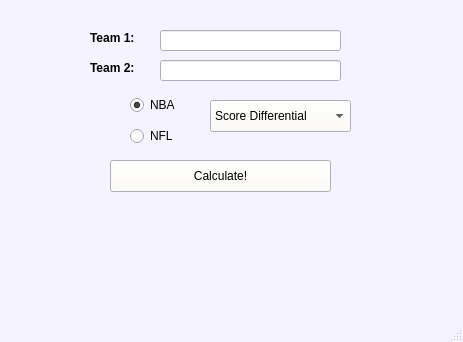
<?xml version="1.0" encoding="UTF-8"?>
<ui version="4.0">
 <class>MainWindow</class>
 <widget class="QMainWindow" name="MainWindow">
  <property name="geometry">
   <rect>
    <x>0</x>
    <y>0</y>
    <width>463</width>
    <height>342</height>
   </rect>
  </property>
  <property name="palette">
   <palette>
    <active>
     <colorrole role="WindowText">
      <brush brushstyle="SolidPattern">
       <color alpha="255">
        <red>0</red>
        <green>0</green>
        <blue>0</blue>
       </color>
      </brush>
     </colorrole>
     <colorrole role="Button">
      <brush brushstyle="SolidPattern">
       <color alpha="255">
        <red>255</red>
        <green>252</green>
        <blue>243</blue>
       </color>
      </brush>
     </colorrole>
     <colorrole role="Light">
      <brush brushstyle="SolidPattern">
       <color alpha="255">
        <red>243</red>
        <green>240</green>
        <blue>246</blue>
       </color>
      </brush>
     </colorrole>
     <colorrole role="Midlight">
      <brush brushstyle="SolidPattern">
       <color alpha="255">
        <red>255</red>
        <green>253</green>
        <blue>249</blue>
       </color>
      </brush>
     </colorrole>
     <colorrole role="Dark">
      <brush brushstyle="SolidPattern">
       <color alpha="255">
        <red>127</red>
        <green>126</green>
        <blue>121</blue>
       </color>
      </brush>
     </colorrole>
     <colorrole role="Mid">
      <brush brushstyle="SolidPattern">
       <color alpha="255">
        <red>170</red>
        <green>168</green>
        <blue>162</blue>
       </color>
      </brush>
     </colorrole>
     <colorrole role="Text">
      <brush brushstyle="SolidPattern">
       <color alpha="255">
        <red>0</red>
        <green>0</green>
        <blue>0</blue>
       </color>
      </brush>
     </colorrole>
     <colorrole role="BrightText">
      <brush brushstyle="SolidPattern">
       <color alpha="255">
        <red>255</red>
        <green>255</green>
        <blue>255</blue>
       </color>
      </brush>
     </colorrole>
     <colorrole role="ButtonText">
      <brush brushstyle="SolidPattern">
       <color alpha="255">
        <red>0</red>
        <green>0</green>
        <blue>0</blue>
       </color>
      </brush>
     </colorrole>
     <colorrole role="Base">
      <brush brushstyle="SolidPattern">
       <color alpha="255">
        <red>255</red>
        <green>255</green>
        <blue>255</blue>
       </color>
      </brush>
     </colorrole>
     <colorrole role="Window">
      <brush brushstyle="SolidPattern">
       <color alpha="255">
        <red>244</red>
        <green>243</green>
        <blue>255</blue>
       </color>
      </brush>
     </colorrole>
     <colorrole role="Shadow">
      <brush brushstyle="SolidPattern">
       <color alpha="255">
        <red>0</red>
        <green>0</green>
        <blue>0</blue>
       </color>
      </brush>
     </colorrole>
     <colorrole role="AlternateBase">
      <brush brushstyle="SolidPattern">
       <color alpha="255">
        <red>255</red>
        <green>253</green>
        <blue>249</blue>
       </color>
      </brush>
     </colorrole>
     <colorrole role="ToolTipBase">
      <brush brushstyle="SolidPattern">
       <color alpha="255">
        <red>255</red>
        <green>255</green>
        <blue>220</blue>
       </color>
      </brush>
     </colorrole>
     <colorrole role="ToolTipText">
      <brush brushstyle="SolidPattern">
       <color alpha="255">
        <red>0</red>
        <green>0</green>
        <blue>0</blue>
       </color>
      </brush>
     </colorrole>
     <colorrole role="PlaceholderText">
      <brush brushstyle="SolidPattern">
       <color alpha="128">
        <red>0</red>
        <green>0</green>
        <blue>0</blue>
       </color>
      </brush>
     </colorrole>
    </active>
    <inactive>
     <colorrole role="WindowText">
      <brush brushstyle="SolidPattern">
       <color alpha="255">
        <red>0</red>
        <green>0</green>
        <blue>0</blue>
       </color>
      </brush>
     </colorrole>
     <colorrole role="Button">
      <brush brushstyle="SolidPattern">
       <color alpha="255">
        <red>255</red>
        <green>252</green>
        <blue>243</blue>
       </color>
      </brush>
     </colorrole>
     <colorrole role="Light">
      <brush brushstyle="SolidPattern">
       <color alpha="255">
        <red>243</red>
        <green>240</green>
        <blue>246</blue>
       </color>
      </brush>
     </colorrole>
     <colorrole role="Midlight">
      <brush brushstyle="SolidPattern">
       <color alpha="255">
        <red>255</red>
        <green>253</green>
        <blue>249</blue>
       </color>
      </brush>
     </colorrole>
     <colorrole role="Dark">
      <brush brushstyle="SolidPattern">
       <color alpha="255">
        <red>127</red>
        <green>126</green>
        <blue>121</blue>
       </color>
      </brush>
     </colorrole>
     <colorrole role="Mid">
      <brush brushstyle="SolidPattern">
       <color alpha="255">
        <red>170</red>
        <green>168</green>
        <blue>162</blue>
       </color>
      </brush>
     </colorrole>
     <colorrole role="Text">
      <brush brushstyle="SolidPattern">
       <color alpha="255">
        <red>0</red>
        <green>0</green>
        <blue>0</blue>
       </color>
      </brush>
     </colorrole>
     <colorrole role="BrightText">
      <brush brushstyle="SolidPattern">
       <color alpha="255">
        <red>255</red>
        <green>255</green>
        <blue>255</blue>
       </color>
      </brush>
     </colorrole>
     <colorrole role="ButtonText">
      <brush brushstyle="SolidPattern">
       <color alpha="255">
        <red>0</red>
        <green>0</green>
        <blue>0</blue>
       </color>
      </brush>
     </colorrole>
     <colorrole role="Base">
      <brush brushstyle="SolidPattern">
       <color alpha="255">
        <red>255</red>
        <green>255</green>
        <blue>255</blue>
       </color>
      </brush>
     </colorrole>
     <colorrole role="Window">
      <brush brushstyle="SolidPattern">
       <color alpha="255">
        <red>244</red>
        <green>243</green>
        <blue>255</blue>
       </color>
      </brush>
     </colorrole>
     <colorrole role="Shadow">
      <brush brushstyle="SolidPattern">
       <color alpha="255">
        <red>0</red>
        <green>0</green>
        <blue>0</blue>
       </color>
      </brush>
     </colorrole>
     <colorrole role="AlternateBase">
      <brush brushstyle="SolidPattern">
       <color alpha="255">
        <red>255</red>
        <green>253</green>
        <blue>249</blue>
       </color>
      </brush>
     </colorrole>
     <colorrole role="ToolTipBase">
      <brush brushstyle="SolidPattern">
       <color alpha="255">
        <red>255</red>
        <green>255</green>
        <blue>220</blue>
       </color>
      </brush>
     </colorrole>
     <colorrole role="ToolTipText">
      <brush brushstyle="SolidPattern">
       <color alpha="255">
        <red>0</red>
        <green>0</green>
        <blue>0</blue>
       </color>
      </brush>
     </colorrole>
     <colorrole role="PlaceholderText">
      <brush brushstyle="SolidPattern">
       <color alpha="128">
        <red>0</red>
        <green>0</green>
        <blue>0</blue>
       </color>
      </brush>
     </colorrole>
    </inactive>
    <disabled>
     <colorrole role="WindowText">
      <brush brushstyle="SolidPattern">
       <color alpha="255">
        <red>127</red>
        <green>126</green>
        <blue>121</blue>
       </color>
      </brush>
     </colorrole>
     <colorrole role="Button">
      <brush brushstyle="SolidPattern">
       <color alpha="255">
        <red>255</red>
        <green>252</green>
        <blue>243</blue>
       </color>
      </brush>
     </colorrole>
     <colorrole role="Light">
      <brush brushstyle="SolidPattern">
       <color alpha="255">
        <red>243</red>
        <green>240</green>
        <blue>246</blue>
       </color>
      </brush>
     </colorrole>
     <colorrole role="Midlight">
      <brush brushstyle="SolidPattern">
       <color alpha="255">
        <red>255</red>
        <green>253</green>
        <blue>249</blue>
       </color>
      </brush>
     </colorrole>
     <colorrole role="Dark">
      <brush brushstyle="SolidPattern">
       <color alpha="255">
        <red>127</red>
        <green>126</green>
        <blue>121</blue>
       </color>
      </brush>
     </colorrole>
     <colorrole role="Mid">
      <brush brushstyle="SolidPattern">
       <color alpha="255">
        <red>170</red>
        <green>168</green>
        <blue>162</blue>
       </color>
      </brush>
     </colorrole>
     <colorrole role="Text">
      <brush brushstyle="SolidPattern">
       <color alpha="255">
        <red>127</red>
        <green>126</green>
        <blue>121</blue>
       </color>
      </brush>
     </colorrole>
     <colorrole role="BrightText">
      <brush brushstyle="SolidPattern">
       <color alpha="255">
        <red>255</red>
        <green>255</green>
        <blue>255</blue>
       </color>
      </brush>
     </colorrole>
     <colorrole role="ButtonText">
      <brush brushstyle="SolidPattern">
       <color alpha="255">
        <red>127</red>
        <green>126</green>
        <blue>121</blue>
       </color>
      </brush>
     </colorrole>
     <colorrole role="Base">
      <brush brushstyle="SolidPattern">
       <color alpha="255">
        <red>244</red>
        <green>243</green>
        <blue>255</blue>
       </color>
      </brush>
     </colorrole>
     <colorrole role="Window">
      <brush brushstyle="SolidPattern">
       <color alpha="255">
        <red>244</red>
        <green>243</green>
        <blue>255</blue>
       </color>
      </brush>
     </colorrole>
     <colorrole role="Shadow">
      <brush brushstyle="SolidPattern">
       <color alpha="255">
        <red>0</red>
        <green>0</green>
        <blue>0</blue>
       </color>
      </brush>
     </colorrole>
     <colorrole role="AlternateBase">
      <brush brushstyle="SolidPattern">
       <color alpha="255">
        <red>255</red>
        <green>252</green>
        <blue>243</blue>
       </color>
      </brush>
     </colorrole>
     <colorrole role="ToolTipBase">
      <brush brushstyle="SolidPattern">
       <color alpha="255">
        <red>255</red>
        <green>255</green>
        <blue>220</blue>
       </color>
      </brush>
     </colorrole>
     <colorrole role="ToolTipText">
      <brush brushstyle="SolidPattern">
       <color alpha="255">
        <red>0</red>
        <green>0</green>
        <blue>0</blue>
       </color>
      </brush>
     </colorrole>
     <colorrole role="PlaceholderText">
      <brush brushstyle="SolidPattern">
       <color alpha="128">
        <red>0</red>
        <green>0</green>
        <blue>0</blue>
       </color>
      </brush>
     </colorrole>
    </disabled>
   </palette>
  </property>
  <property name="font">
   <font>
    <family>Helvetica</family>
    <italic>false</italic>
   </font>
  </property>
  <property name="windowTitle">
   <string>GameWidget</string>
  </property>
  <widget class="QWidget" name="centralwidget">
   <widget class="QLineEdit" name="team1">
    <property name="geometry">
     <rect>
      <x>160</x>
      <y>30</y>
      <width>181</width>
      <height>21</height>
     </rect>
    </property>
   </widget>
   <widget class="QLineEdit" name="team2">
    <property name="geometry">
     <rect>
      <x>160</x>
      <y>60</y>
      <width>181</width>
      <height>21</height>
     </rect>
    </property>
   </widget>
   <widget class="QLabel" name="label">
    <property name="geometry">
     <rect>
      <x>90</x>
      <y>30</y>
      <width>58</width>
      <height>16</height>
     </rect>
    </property>
    <property name="font">
     <font>
      <family>Helvetica</family>
      <weight>75</weight>
      <italic>false</italic>
      <bold>true</bold>
     </font>
    </property>
    <property name="text">
     <string>Team 1:</string>
    </property>
   </widget>
   <widget class="QLabel" name="label_2">
    <property name="geometry">
     <rect>
      <x>90</x>
      <y>60</y>
      <width>58</width>
      <height>16</height>
     </rect>
    </property>
    <property name="font">
     <font>
      <family>Helvetica</family>
      <weight>75</weight>
      <italic>false</italic>
      <bold>true</bold>
     </font>
    </property>
    <property name="text">
     <string>Team 2:</string>
    </property>
   </widget>
   <widget class="QComboBox" name="comboBox">
    <property name="geometry">
     <rect>
      <x>210</x>
      <y>100</y>
      <width>141</width>
      <height>32</height>
     </rect>
    </property>
    <item>
     <property name="text">
      <string>Score Differential</string>
     </property>
    </item>
    <item>
     <property name="text">
      <string>Attendance</string>
     </property>
    </item>
   </widget>
   <widget class="QPushButton" name="mlButton">
    <property name="geometry">
     <rect>
      <x>110</x>
      <y>160</y>
      <width>221</width>
      <height>32</height>
     </rect>
    </property>
    <property name="font">
     <font>
      <family>Helvetica</family>
      <italic>false</italic>
     </font>
    </property>
    <property name="text">
     <string>Calculate!</string>
    </property>
   </widget>
   <widget class="QLabel" name="results_output">
    <property name="geometry">
     <rect>
      <x>100</x>
      <y>210</y>
      <width>251</width>
      <height>41</height>
     </rect>
    </property>
    <property name="font">
     <font>
      <family>Helvetica</family>
      <italic>false</italic>
      <kerning>true</kerning>
     </font>
    </property>
    <property name="layoutDirection">
     <enum>Qt::LeftToRight</enum>
    </property>
    <property name="text">
     <string/>
    </property>
    <property name="alignment">
     <set>Qt::AlignCenter</set>
    </property>
   </widget>
   <widget class="QWidget" name="">
    <property name="geometry">
     <rect>
      <x>130</x>
      <y>90</y>
      <width>82</width>
      <height>61</height>
     </rect>
    </property>
    <layout class="QVBoxLayout" name="verticalLayout">
     <item>
      <widget class="QRadioButton" name="rbNBA">
       <property name="text">
        <string>NBA</string>
       </property>
       <property name="checked">
        <bool>true</bool>
       </property>
      </widget>
     </item>
     <item>
      <widget class="QRadioButton" name="rbNFL">
       <property name="text">
        <string>NFL</string>
       </property>
      </widget>
     </item>
    </layout>
   </widget>
  </widget>
  <widget class="QMenuBar" name="menubar">
   <property name="geometry">
    <rect>
     <x>0</x>
     <y>0</y>
     <width>463</width>
     <height>22</height>
    </rect>
   </property>
  </widget>
  <widget class="QStatusBar" name="statusbar"/>
 </widget>
 <resources/>
 <connections/>
</ui>
